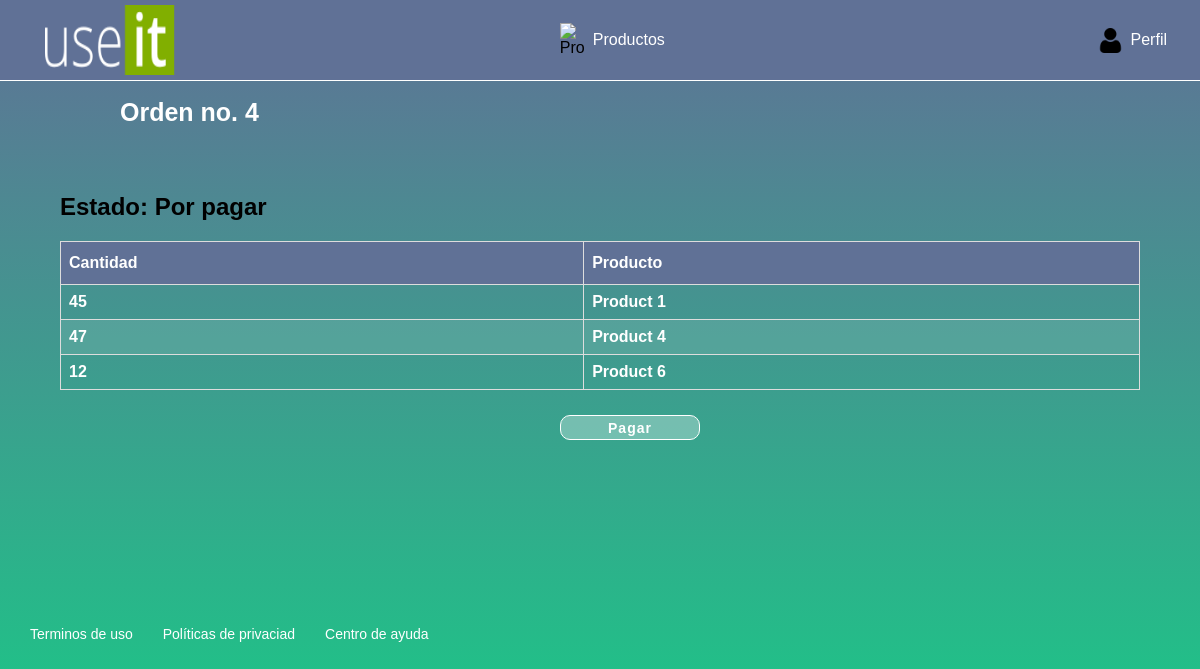
Screenshot of /view_order/4 (signed in) with the database file from the repository.
### products/models/order.py (models this page shows, shortened)
class Order(models.Model):
    id = models.AutoField(primary_key=True)
    user_id = models.ForeignKey(
        User, related_name="user_order", on_delete=models.CASCADE)
    status = models.IntegerField()
    list_items = relationship("OrderItems", backref="Order")
    @property
    def list_items(self):
        order_items = OrderItems.objects.filter(order_id=self)
        list_elements = []
        for obj in order_items:
            list_elements.append([obj.product_id, obj.cant])
        print(list_elements)
        return list_elements

### products/models/product.py (models this page shows)
class Product(models.Model):
    id = models.AutoField(primary_key=True)
    name = models.CharField(max_length=250)
    description = models.CharField(max_length=500, null=True)
    def __str__(self):
        return self.name

### products/views/orders.py (the view)
# urls.py: path('view_order/<int:id>', view_order, name='view_order'),
@require_http_methods(["GET"])
def view_order(request, id):
    if request.user.is_authenticated:
        my_order = Order.objects.get(id=id)
        context = {
            "my_order": my_order
        }
        return render(request, 'view_order.html', context=context)
    return redirect('/login')

### templates/view_order.html (shortened to what this page needs)
{% extends 'base.html' %}
{% block header_title %} Orden no. {{ my_order.id }} {% endblock%}
{% block content %}
{% if my_order.status == 0 %}
<h2>Estado: Por pagar</h2>
{% else %}
<h2>Estado: Pagada</h2>
{% endif %}
<table class="table" border="2">
    <thead>
        <tr>
            <th>Cantidad</th>
            <th>Producto</th>
        </tr>
    </thead>
    <tbody id="tbody_headers">
        {% for item in my_order.list_items %}
        <tr>
            <td>{{ item.1 }}</td>
            <td>{{ item.0.name }}</td>
        </tr>
        {% endfor %}
    </tbody>
</table>
{% if my_order.status == 0 %}
<button style="margin-left: 500px ;" class='button button_a button_add' id="pay_order"
    data-id='{{my_order.id}}'>Pagar</button>
{% endif %}
{% endblock %}

### static/styles/index.css (style rules this page uses)
body { margin: 0px; background: linear-gradient(#607196, #21c088 ); padding: 0px; font-family: 'Muli', sans-serif; overflow-x: hidden; }
::placeholder { color: white; }
.button { background-color: rgba(255, 255, 255, 0.3); border: 1px solid white; border-radius: 10px; color: white; cursor: pointer; font-size: 14px; font-weight: bold; font-family: 'Muli', sans-serif; height: 30px; width: 25%; letter-spacing: 1px; margin: 15px 60px; }
.button_a { text-align: center; height: 25px; width: 140px; padding: 3px; text-decoration: none; margin-top: 25px; }
.table { border: 1px solid white; border-collapse: collapse; width: 100%; align-items: center; color: white; font-weight: bold; }
.table td, .table th { border: 1px solid #ddd; padding: 8px; }
.table tr:nth-child(even) { background-color: rgba(255, 255, 255, 0.1); }
.table th { padding-top: 12px; padding-bottom: 12px; text-align: left; background-color: #607196; color: white; }

### rows the page displays
Order: id "4"
Product: item "45", name "Product 1"
Product: item "47", name "Product 4"
Product: item "12", name "Product 6"
